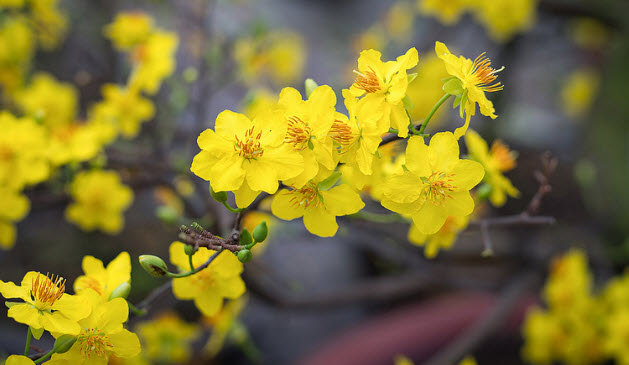
#> input picture Image/hoamai.jpg, 629 x 365 px, given in place of the camera
$ python edge_detect.py   (older library calls are emulated)
#> lines starting #> are read from the running program, lines starting #| are printed output that depends on the picture; after the words box and inside, x2 and y2 are one past the last pixel; in counts of white or black regions, pixels touching at a corner belong together
import cv2
import numpy as  np

cap = cv2.VideoCapture(0)

kernel = np.ones((5, 5), np.uint8)

while True:
	_, frame = cap.read()
#> frame is the input picture: shape (365, 629, 3); mean B, G, R 50.8, 115.8, 125.7

	laplacian = cv2.Laplacian(frame, cv2.CV_64F)
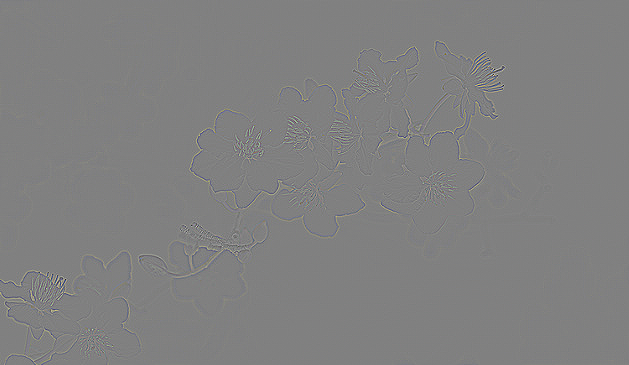
#> laplacian: shape (365, 629, 3) float64; mean B, G, R 0, 0, 0; drawn with min black and max white
	sobelx = cv2.Sobel(frame, cv2.CV_64F, 1, 0, ksize=5)
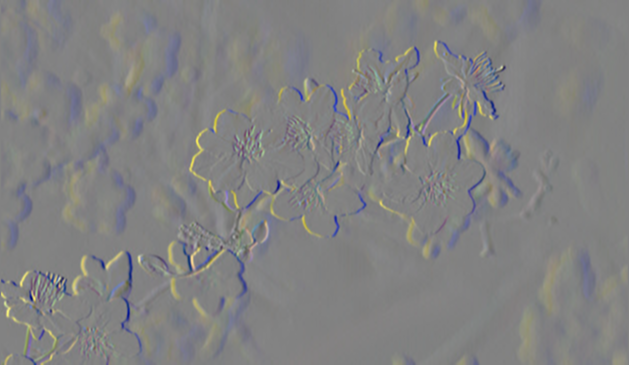
#> sobelx: shape (365, 629, 3) float64; mean B, G, R 0.2, -7.4, -10.8; drawn with min black and max white
	sobely = cv2.Sobel(frame, cv2.CV_64F, 0, 1, ksize=5)
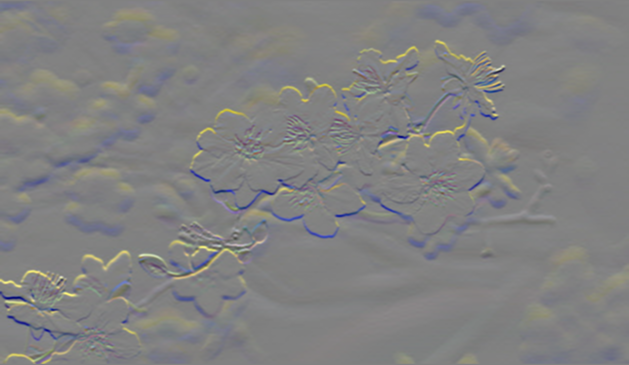
#> sobely: shape (365, 629, 3) float64; mean B, G, R -12.6, -11.9, -8.1; drawn with min black and max white

	edges = cv2.Canny(frame, 59, 200)
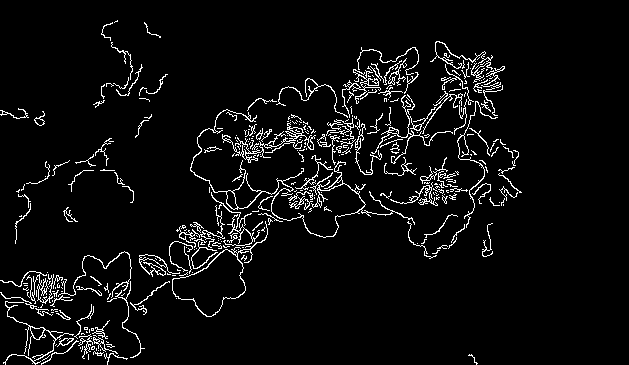
#> edges: shape (365, 629); 5.2% white in thin lines or dots, all inside (x1, y1, x2, y2) = (0, 20, 522, 365)

	cv2.imshow('Frame', frame)
	cv2.imshow('Laplacian', laplacian)
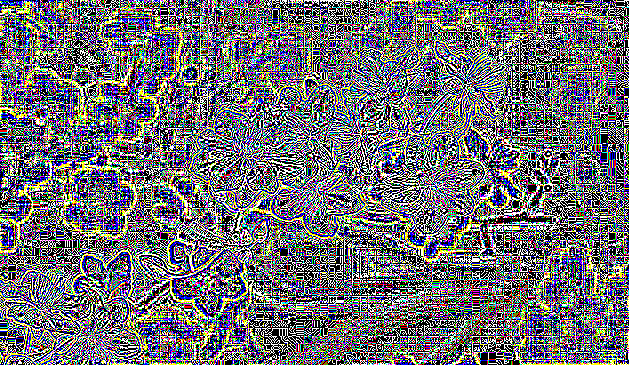
#> window 'Laplacian': shape (365, 629, 3); mean B, G, R 114.2, 109.7, 110.5
	cv2.imshow('Sobel X', sobelx)
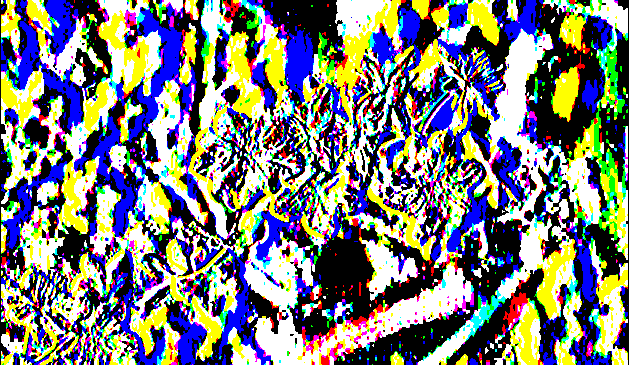
#> window 'Sobel X': shape (365, 629, 3); mean B, G, R 123.4, 124.9, 123.5
	cv2.imshow('Sobel Y', sobely)
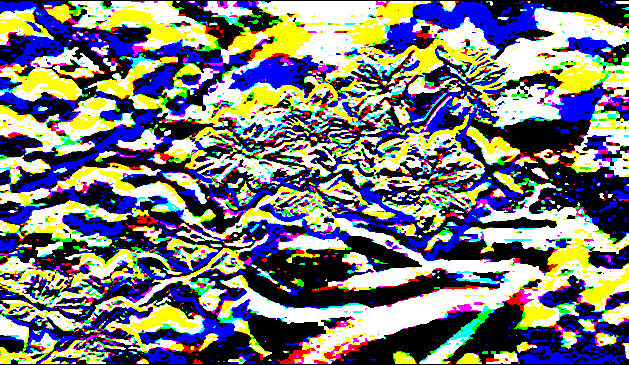
#> window 'Sobel Y': shape (365, 629, 3); mean B, G, R 123, 121.4, 120.8

	cv2.imshow('Edges', edges)


	k = cv2.waitKey(5) & 0xFF
#> (key Esc is pressed here)
	if k == 27: # ESC
		break

# print(kernel)
cv2.destroyAllWindows()
cap.release()

$ run again, on Image/hoasung.jpg
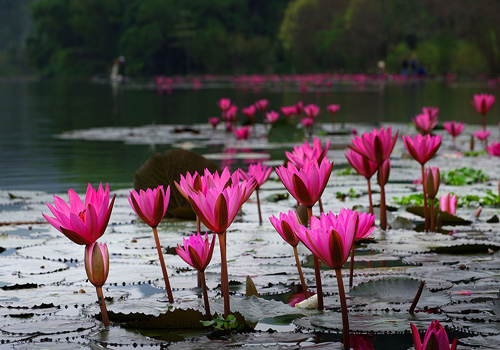
#> input picture Image/hoasung.jpg, 500 x 350 px, given in place of the camera
#> frame is the input picture: shape (350, 500, 3); mean B, G, R 81.6, 78.7, 91
#> `edges = cv2.Canny(frame, 59, 200)`:
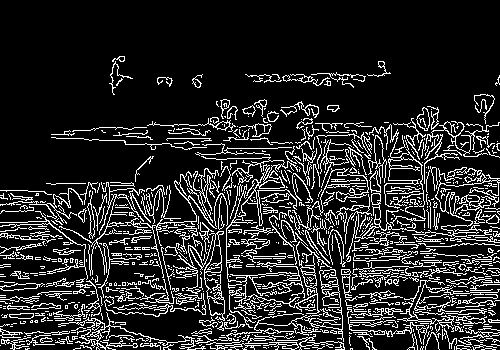
#> edges: shape (350, 500); 15.7% white in thin lines or dots, all inside (x1, y1, x2, y2) = (0, 56, 500, 350)
#> `cv2.imshow('Sobel Y', sobely)`:
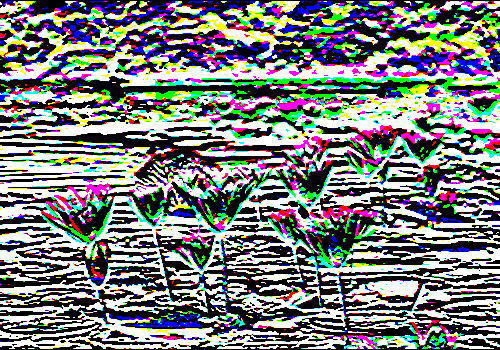
#> window 'Sobel Y': shape (350, 500, 3); mean B, G, R 125.1, 125.8, 122.6

$ run again, on Image/person.jpg
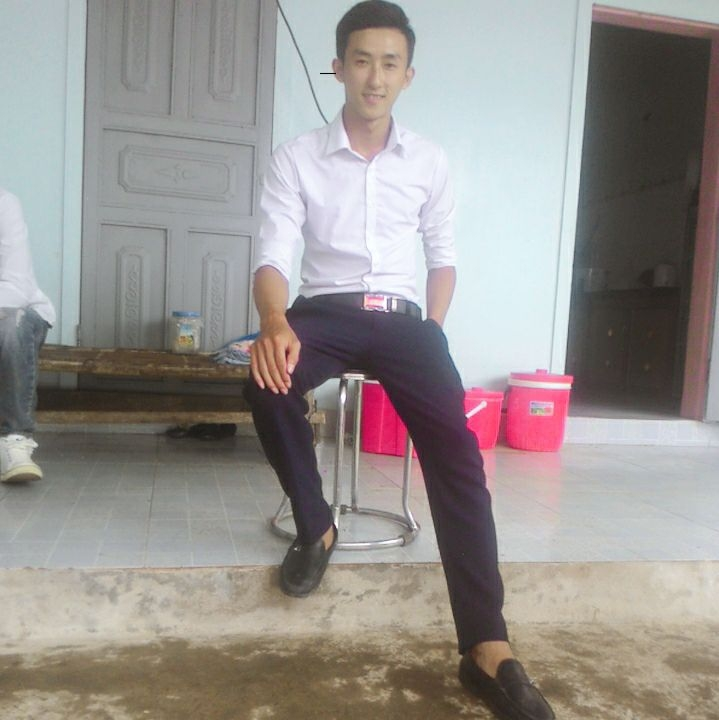
#> input picture Image/person.jpg, 719 x 720 px, given in place of the camera
#> frame is the input picture: shape (720, 719, 3); mean B, G, R 142.6, 145.6, 150.7
#> `edges = cv2.Canny(frame, 59, 200)`:
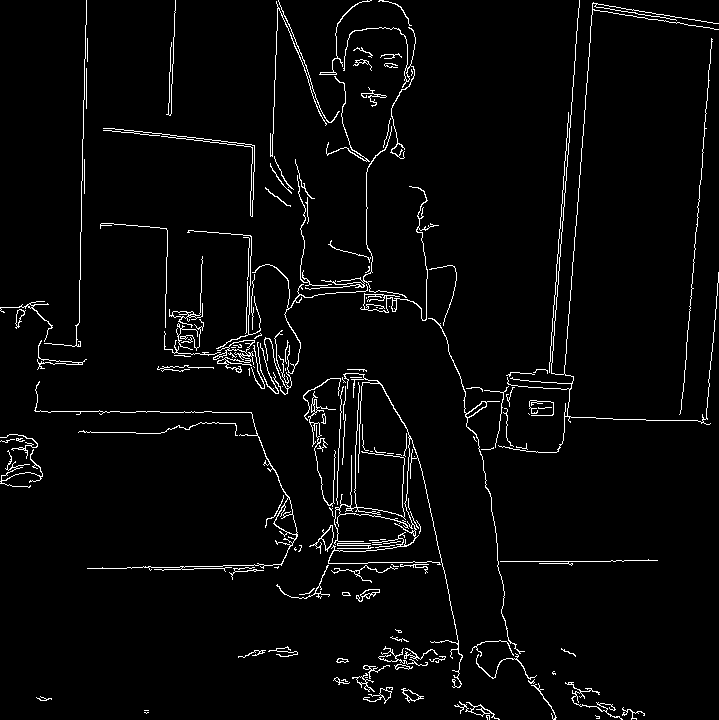
#> edges: shape (720, 719); 3.3% white in thin lines or dots
#> `cv2.imshow('Sobel Y', sobely)`:
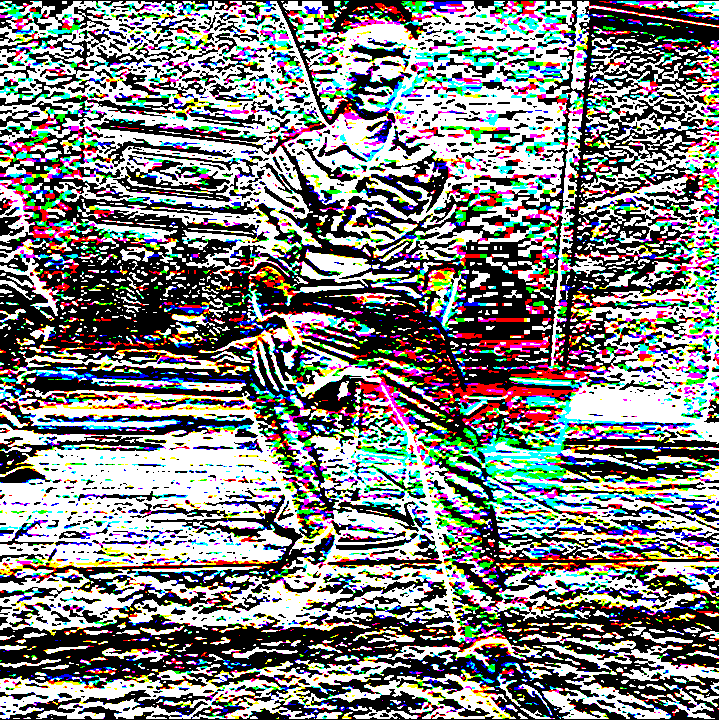
#> window 'Sobel Y': shape (720, 719, 3); mean B, G, R 128.7, 130.1, 129.6
